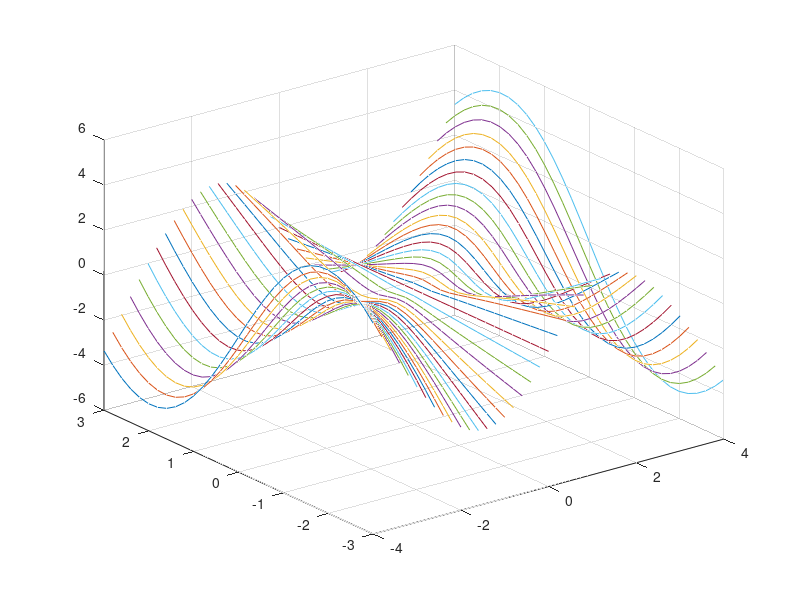
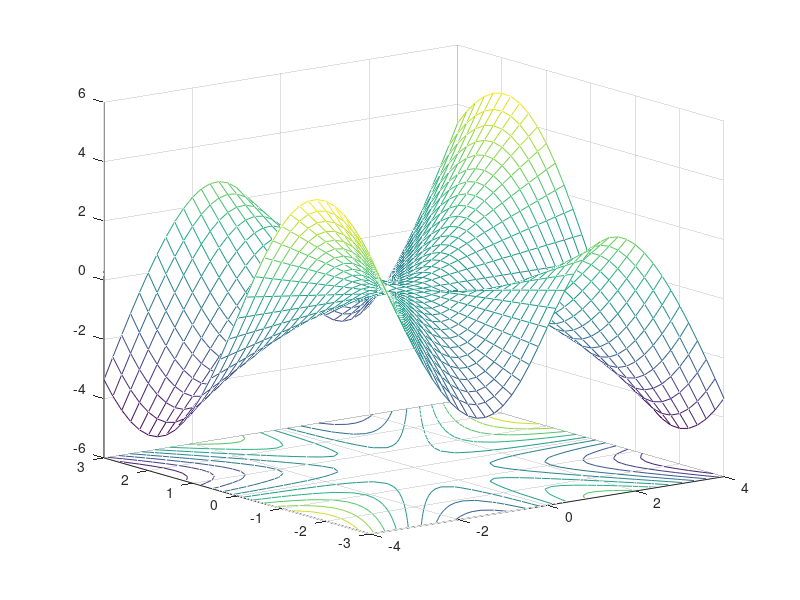
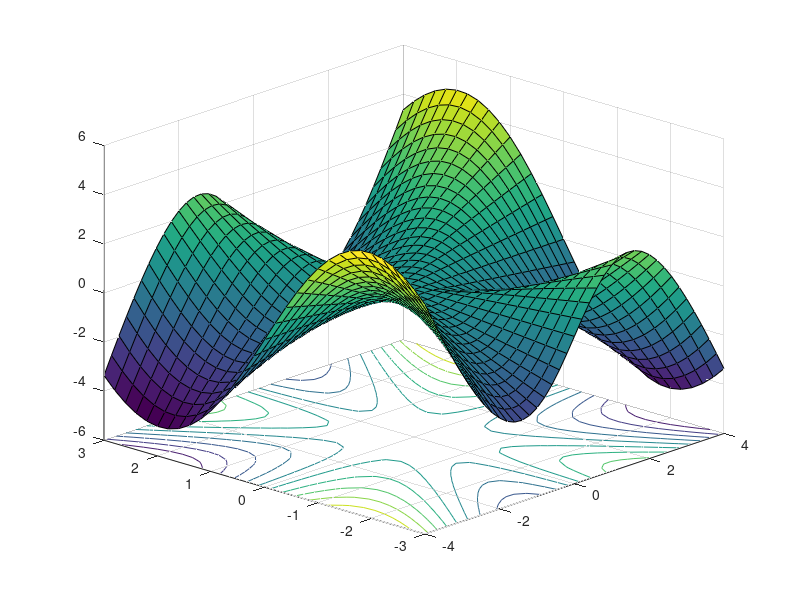

The MATLAB source for these figures, in order:
% clears command window, clears variables and closes figures
clc; clear; close all

% defines vectors x and y
vx = -4 : 0.2: 4;
vy = -3 : 0.2: 3;

% calculates the necessary grid
[x,y] = meshgrid(vx, vy);

% calculates z and avoids a null denominator adding 'eps'
% (eps is the least possible number in Matlab)
z = x .* y .* (x.^2 - y.^2) ./ (x.^2 + y.^2 + eps);

% generates the first figure using 'plot3'
figure
plot3(x,y,z)
grid on

% generates the second figure using 'meshc' to include the
% contour in the figure, and rotates the figure with 'view'
figure
meshc(x,y,z)
view(-37, 15)

% generates the third 3D figure using 'surfc' to include the
% contour in the image, and also rotates the figure with 'view'
figure
surfc(x,y,z)
view(-47, 25)
